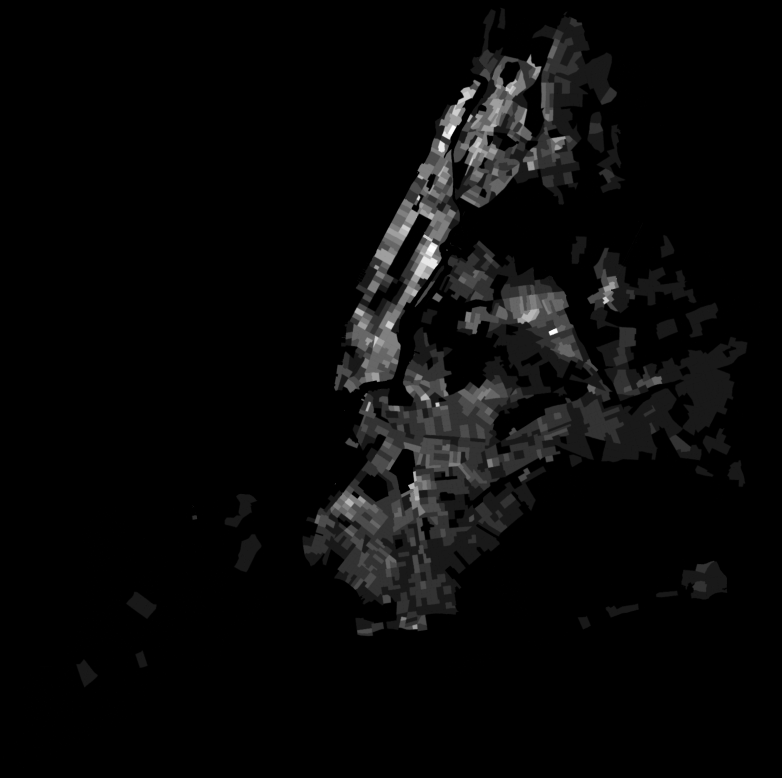
#> input picture popdensity.png, 2345 x 2334 px (shown at 1/3 size)
$ python makedata.py
#> lines starting #> are read from the running program, lines starting #| are printed output that depends on the picture
from PIL import Image
import numpy as np
import random
import json
import math

pdensity = np.array(Image.open("popdensity.png"))[:,:,0] / 255 * 2.4 # measured in hundreds of thousands per sq mile
vegetation = np.array(Image.open("vegetation.png"))[:,:,0] / 255 * 0.8
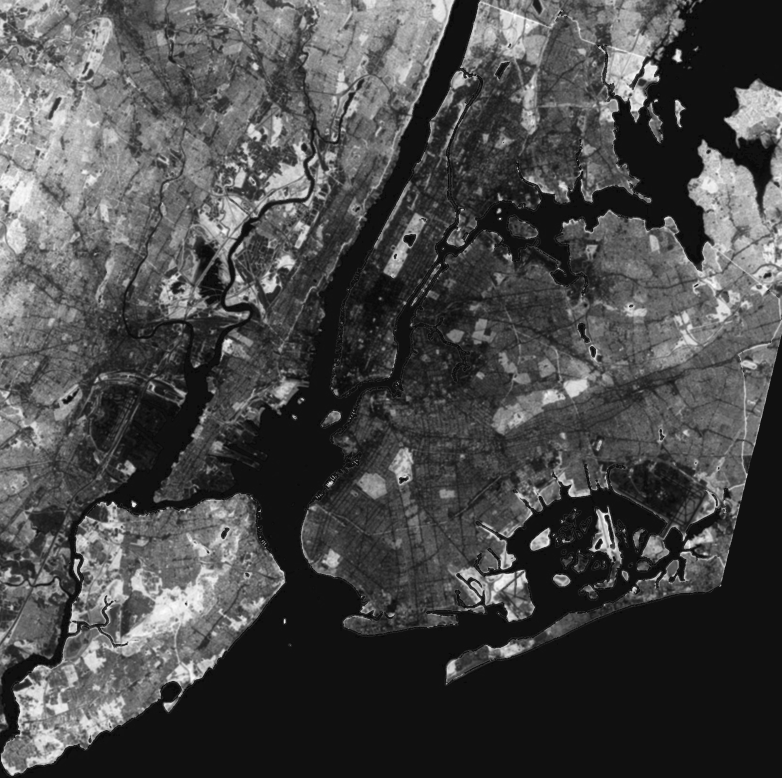
#> input picture vegetation.png, 2345 x 2334 px (shown at 1/3 size)
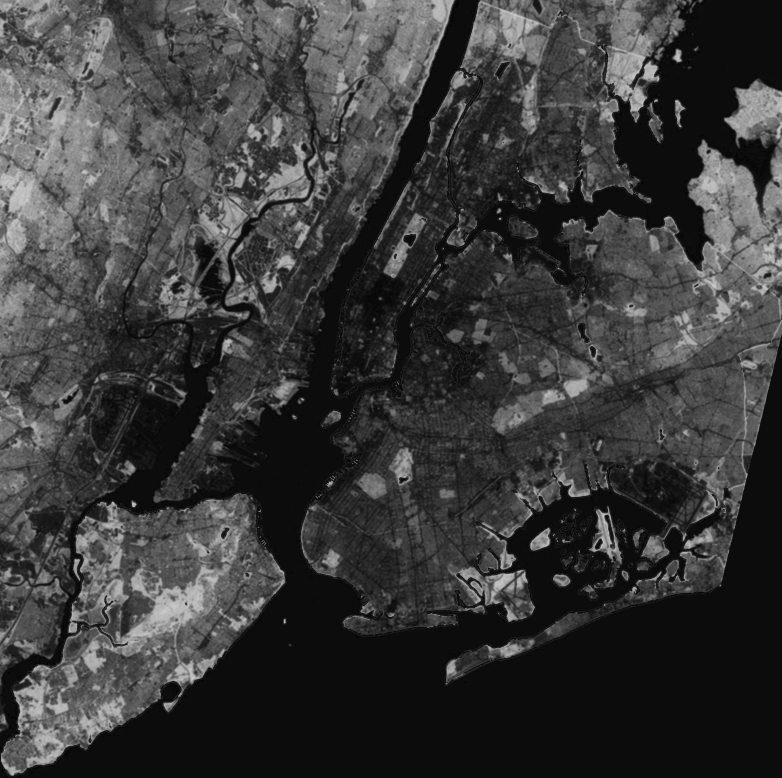
#> vegetation: shape (2334, 2345) float64 (shown at 1/3 size); min 0, max 0.8, mean 0.231
water = np.array(Image.open("water.png"))[:,:,0] / 255
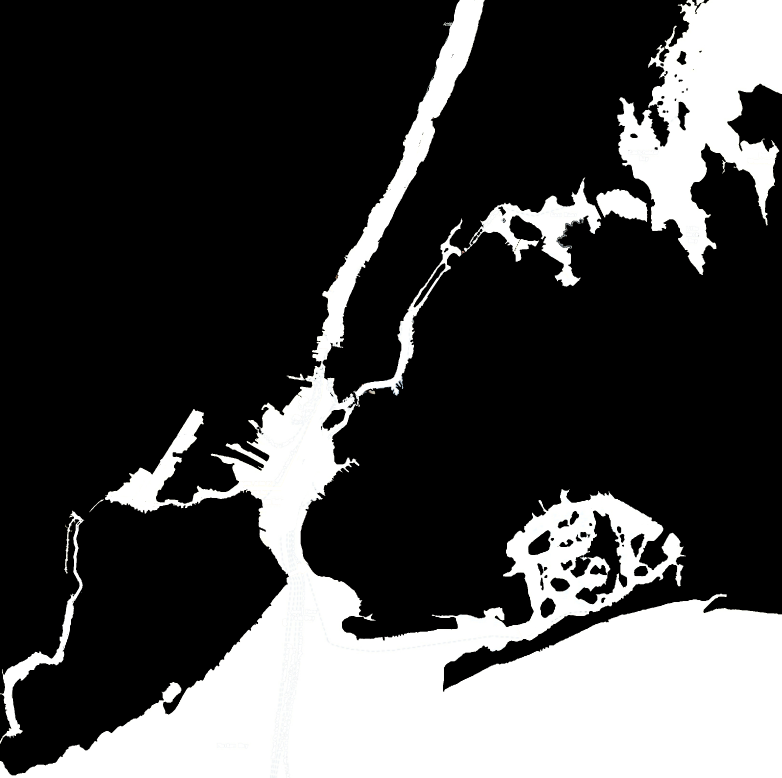
#> input picture water.png, 2345 x 2334 px (shown at 1/3 size)
applicable = np.array(Image.open("applicable_nojfk.png"))[:,:,0] / 255
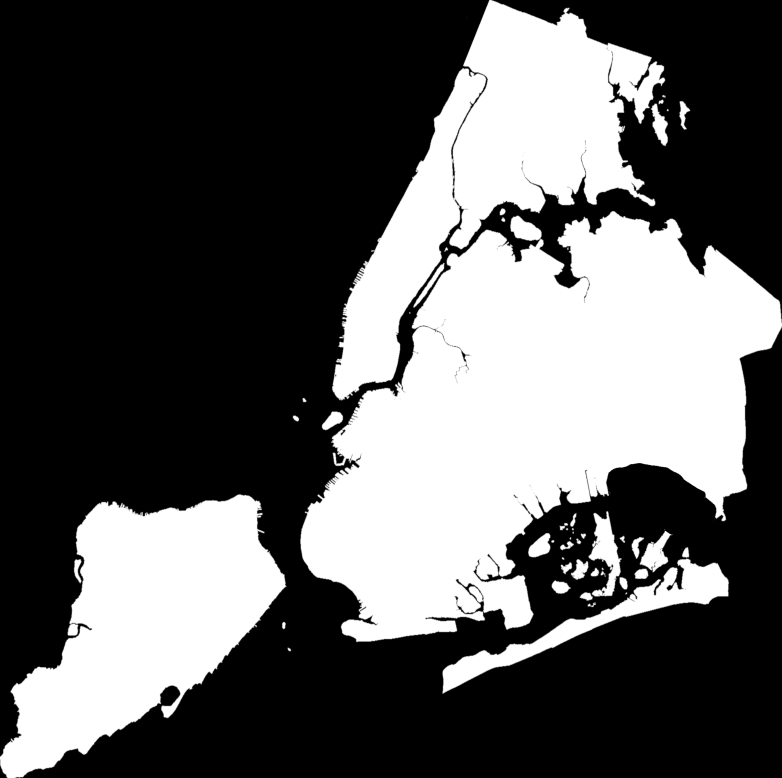
#> input picture applicable_nojfk.png, 2345 x 2334 px (shown at 1/3 size)
#> (the run stopped early here; a loop or call above may not have finished)
